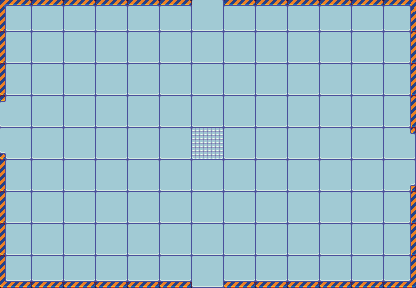

Tiled map render using the project's own tile images. Description and the map definition, with tile-layer contents summarised, below:
An orthogonal 13x9 tile map with 32x32 px tiles, 1 tile layer (Camada de Tiles 1) and 8 objects.

<map version="1.0" orientation="orthogonal" renderorder="left-up" width="13" height="9" tilewidth="32" tileheight="32" nextobjectid="10">
 <tileset firstgid="1" name="ground" tilewidth="32" tileheight="32" tilecount="60" columns="10">
  <image source="ground.png" width="320" height="192" />
 </tileset>
 <layer name="Camada de Tiles 1" width="13" height="9">
  <data>[117 cells, 117 non-empty, 14 distinct tile ids]</data>
 </layer>
 <objectgroup name="ground">
  <object id="1" x="-0.5" y="-0.5" width="5.5" height="101.5" />
  <object id="2" x="-0.5" y="0" width="191.5" height="5" />
  <object id="3" x="223" y="-0.5" width="191" height="5" />
  <object id="5" x="410" y="0" width="5" height="133" />
  <object id="6" x="409.5" y="183.5" width="6" height="104.5" />
  <object id="7" x="223.5" y="280" width="191" height="7.5" />
  <object id="8" x="-1.5" y="152.5" width="7" height="135" />
  <object id="9" x="-0.5" y="281.5" width="191.5" height="6" />
 </objectgroup>
</map>